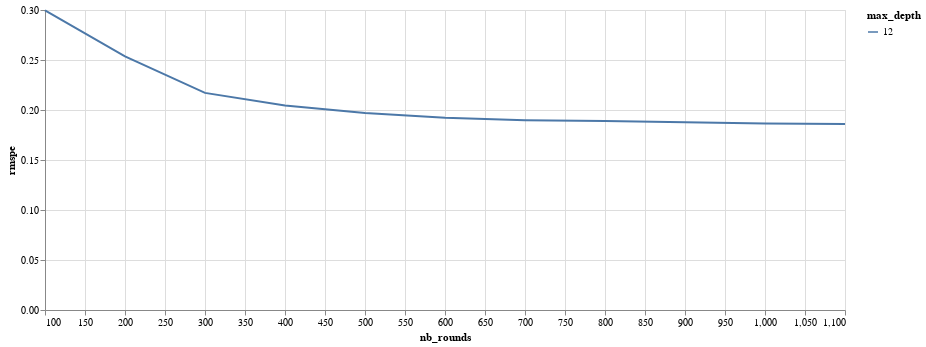

The notebook cell saved with this chart:
### Code cell
import altair as alt
alt.__version__
df_plt = df_scores
scoring_method='rmspe'
alt.Chart(df_plt, width = 800 ).mark_line().encode(
    x='nb_rounds',
    y=scoring_method,
    color = hyper_param+':N'
)

### Figure 1 — Vega-Lite specification as saved in the notebook (floating-point values rounded to 4 significant figures)
{"$schema": "https://vega.github.io/schema/vega-lite/v2.6.0.json", "config": {"view": {"height": 300, "width": 400}}, "data": {"name": "data-aa4e2ee1a68b974fac3ba26e95de4915"}, "datasets": {"data-aa4e2ee1a68b974fac3ba26e95de4915": [{"colsample_bytree": 0.7, "learning_rate": 0.04, "max_depth": 12, "mean_abs_err": 1272.0, "nb_rounds": 100, "r2_score": 0.6876, "rmse": 1727.0, "rmspe": 0.2996, "subsample": 0.9}, {"colsample_bytree": 0.7, "learning_rate": 0.04, "max_depth": 12, "mean_abs_err": 1067.0, "nb_rounds": 200, "r2_score": 0.7866, "rmse": 1427.0, "rmspe": 0.2535, "subsample": 0.9}, {"colsample_bytree": 0.7, "learning_rate": 0.04, "max_depth": 12, "mean_abs_err": 941.4, "nb_rounds": 300, "r2_score": 0.8338, "rmse": 1260.0, "rmspe": 0.2171, "subsample": 0.9}, {"colsample_bytree": 0.7, "learning_rate": 0.04, "max_depth": 12, "mean_abs_err": 903.2, "nb_rounds": 400, "r2_score": 0.8466, "rmse": 1210.0, "rmspe": 0.2045, "subsample": 0.9}, {"colsample_bytree": 0.7, "learning_rate": 0.04, "max_depth": 12, "mean_abs_err": 879.7, "nb_rounds": 500, "r2_score": 0.8536, "rmse": 1182.0, "rmspe": 0.197, "subsample": 0.9}, {"colsample_bytree": 0.7, "learning_rate": 0.04, "max_depth": 12, "mean_abs_err": 864.6, "nb_rounds": 600, "r2_score": 0.858, "rmse": 1164.0, "rmspe": 0.1921, "subsample": 0.9}, {"colsample_bytree": 0.7, "learning_rate": 0.04, "max_depth": 12, "mean_abs_err": 857.8, "nb_rounds": 700, "r2_score": 0.8601, "rmse": 1156.0, "rmspe": 0.1897, "subsample": 0.9}, {"colsample_bytree": 0.7, "learning_rate": 0.04, "max_depth": 12, "mean_abs_err": 855.7, "nb_rounds": 800, "r2_score": 0.8608, "rmse": 1153.0, "rmspe": 0.1889, "subsample": 0.9}, {"colsample_bytree": 0.7, "learning_rate": 0.04, "max_depth": 12, "mean_abs_err": 851.9, "nb_rounds": 900, "r2_score": 0.8619, "rmse": 1148.0, "rmspe": 0.1877, "subsample": 0.9}, {"colsample_bytree": 0.7, "learning_rate": 0.04, "max_depth": 12, "mean_abs_err": 848.6, "nb_rounds": 1000, "r2_score": 0.8629, "rmse": 1144.0, "rmspe": 0.1866, "subsample": 0.9}, {"colsample_bytree": 0.7, "learning_rate": 0.04, "max_depth": 12, "mean_abs_err": 846.9, "nb_rounds": 1100, "r2_score": 0.8634, "rmse": 1142.0, "rmspe": 0.186, "subsample": 0.9}]}, "encoding": {"color": {"field": "max_depth", "type": "nominal"}, "x": {"field": "nb_rounds", "type": "quantitative"}, "y": {"field": "rmspe", "type": "quantitative"}}, "mark": "line", "width": 800}
